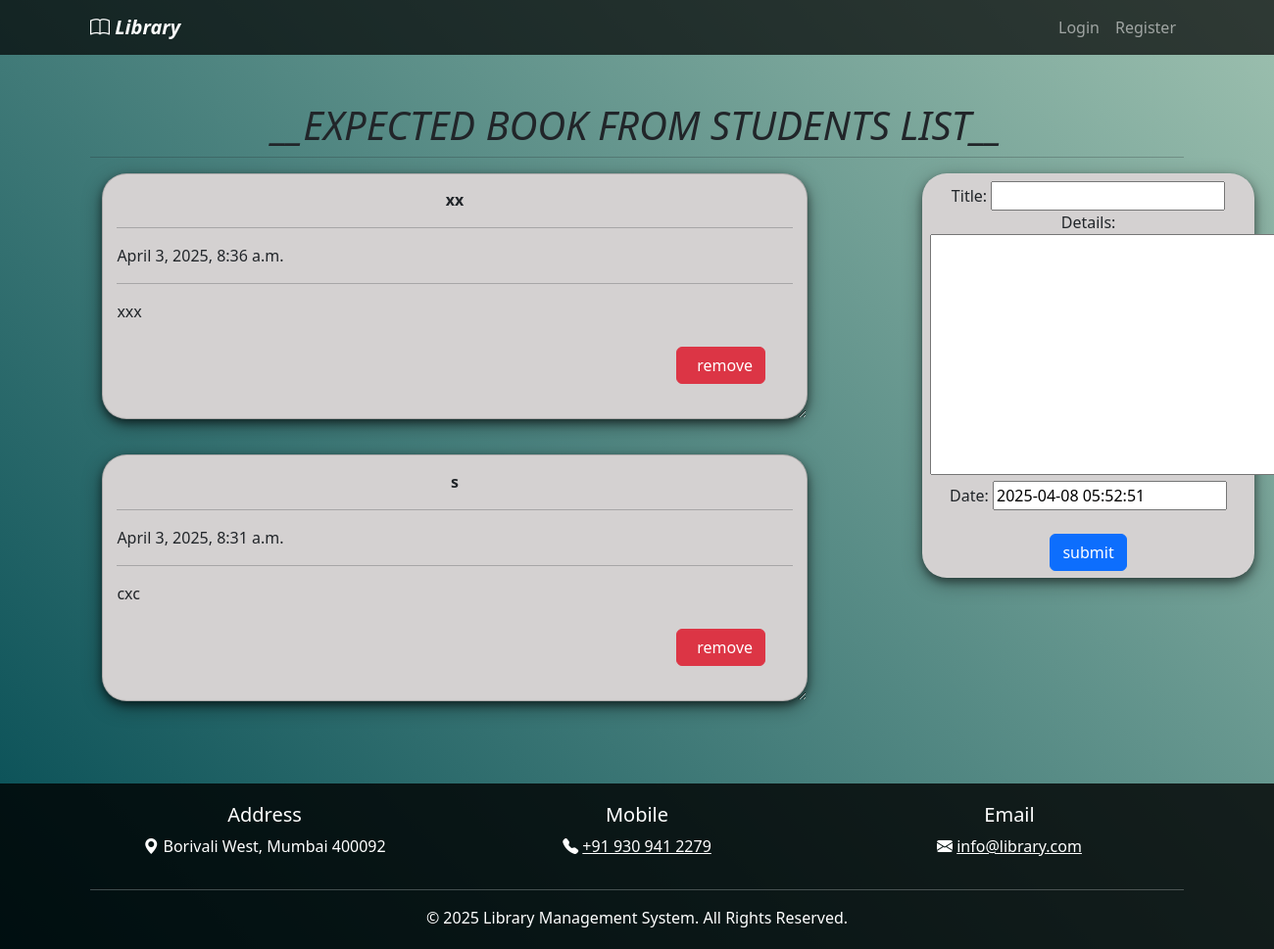
The page /expected_book/ on the database as committed earlier.
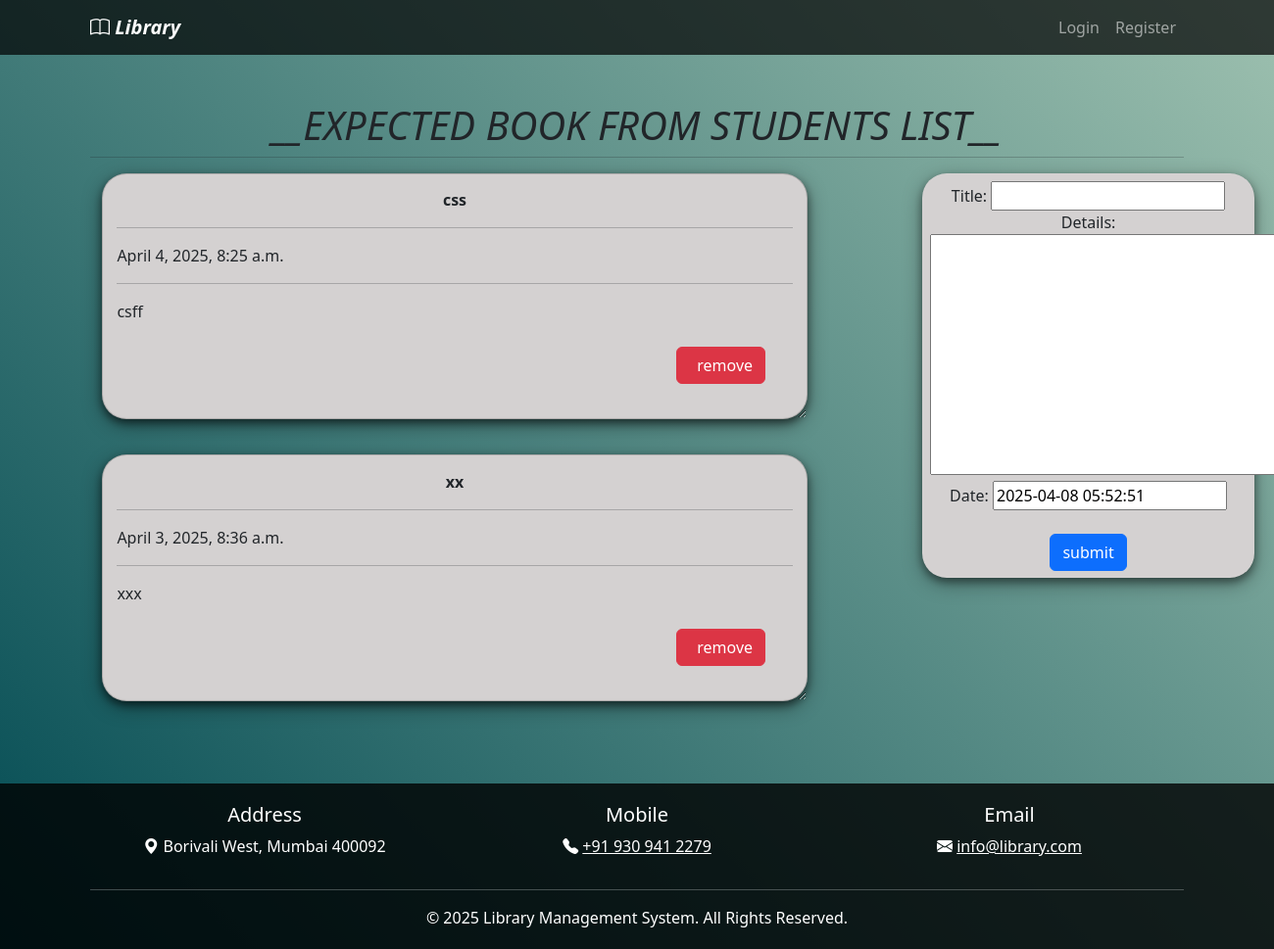
The same page on the database as committed later.
### elibrary_app/models.py (models this page shows, shortened)
class Todo(models.Model):
    title = models.CharField(max_length=100)
    details = models.TextField()
    date = models.DateTimeField(default=timezone.now)

### elibrary_app/views.py (the view)
# urls.py: path('expected_book/',views.expected_book,name='expected_book'),
def expected_book(request):
    item_list = Todo.objects.order_by("-date")
    if request.method == "POST":
        form = TodoForm(request.POST)
        if form.is_valid():
            form.save()
            return redirect('expected_book')
    form = TodoForm()
    page = {
        "forms": form,
        "list": item_list,
        "title": "TODO LIST",
    }
    return render(request, 'expected_book.html', page)

### elibrary_app/forms.py
class TodoForm(forms.ModelForm):
    class Meta:
        model = Todo
        fields = "__all__"

### elibrary_app/templates/expected_book.html (shortened to what this page needs)
{% extends 'base.html' %}
{% block content %}
<div  class="container-fluid">
  <center class="row">
    <h1><i>__EXPECTED BOOK FROM STUDENTS LIST__</i></h1>
    <hr />
  </center>
  <div class="row">
    <div class="col-md-8">
      {% for i in list %}
      <div class="card">
        <center><b>{{i.title}}</b></center>
        <hr/>
        {{i.date}}
        <hr/>
        {{i.details}}
        <br />
        <br />
        <form action="/del/{{i.id}}" method="POST" style=" padding-right: 4%; padding-bottom: 3%;">
          <button value="remove" type="submit"  class="btn btn-danger" style="float: right;"> &nbsp; remove</button>
        </form>
      </div>
      {% endfor%}
    </div>
    <div class="col-md-1"> </div>
    <div class="col-md-3" >
      <div  class="submit_form">
      <form  method="POST">
        {{forms}}
        <br>
        <center>
        <input type="submit" class="btn btn-primary" value="submit" />
      </center>
      </form>
    </div>
  </div>
</div>
</div>
{% endblock %}

Rows that differ between the two databases and show on the page:
removed Todo: title "s", date "April 3, 2025, 8:31 a.m.", details "cxc"
added Todo: title "css", date "April 4, 2025, 8:25 a.m.", details "csff"
